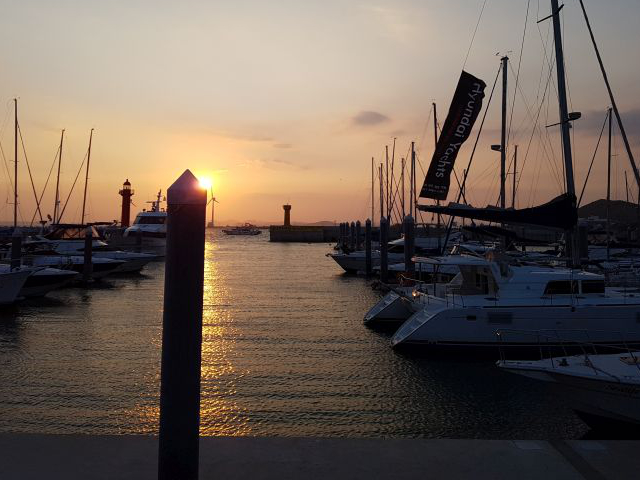
#> input picture img/yate.jpg, 640 x 480 px
$ python 11histnormalize.py
#> lines starting #> are read from the running program, lines starting #| are printed output that depends on the picture
import cv2
import matplotlib.pyplot as plt
import numpy as np

img =cv2.imread('./img/yate.jpg',cv2.IMREAD_GRAYSCALE)
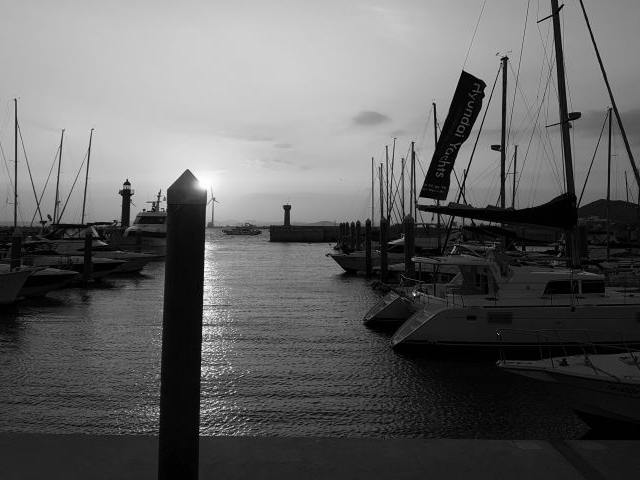
#> img: shape (480, 640); min 0, max 255, mean 98.1
hist = cv2.calcHist([img],[0],None,[256],[0,255])
#> hist = 256 values, max 5912 at index 1, min 0 at index 255, mean 1200

# img_norm = ((img -img.min() *255) / (img.max() - img.min()))

# img_norm = ((img -img.min() ) / (img.max() - img.min())) * 255

# img_norm = ((img -img.min() *255.0) / (img.max() - img.min()))

img_f = img.astype(np.float32)
img_norm = (img_f - img_f.min()) *255 / (img_f.max() - img_f.min())
img_norm = img_norm.astype(np.uint8)

img_normcv =cv2.normalize(img,None,0,255,cv2.NORM_MINMAX)

hist_norm = cv2.calcHist([img_norm],[0],None,[256],[0,255])
#> hist_norm has the same summary as hist
hist_normcv =cv2.calcHist([img_normcv],[0],None,[256],[0,255])
#> hist_normcv has the same summary as hist

img_eq =  cv2.equalizeHist(img)
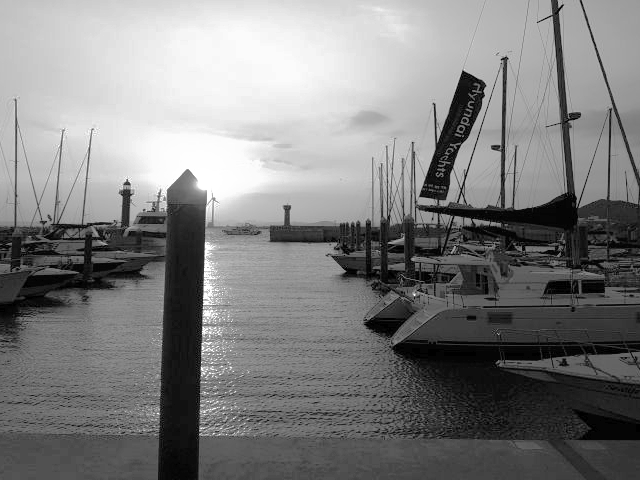
#> img_eq: shape (480, 640); min 0, max 255, mean 127.6
hist_eq = cv2.calcHist(img_eq,[0],None,[256],[0,255])
#> hist_eq = 256 values, max 69 at index 219, min 0 at index 0, mean 2.5


cv2.imshow('imgnorm',img_norm)
cv2.imshow('org',img)
cv2.imshow('img_normcv',img_normcv)
cv2.imshow('eq',img_eq)
cv2.waitKey()
cv2.destroyAllWindows()

plt.subplot(1,4,1)
plt.imshow(hist)
plt.subplot(1,4,2)
plt.plot(hist_norm)
plt.subplot(1,4,3)
plt.plot(hist_normcv)
plt.subplot(1,4,4)
plt.plot(hist_eq)
plt.show()
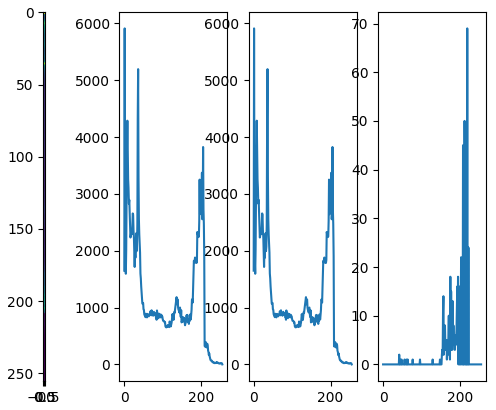
#> figure drawn by matplotlib, 4 panels; panel 2: curve peaks at x = 1, y = 5912; panel 3: curve peaks at x = 1, y = 5912; panel 4: curve peaks at x = 219, y = 69
